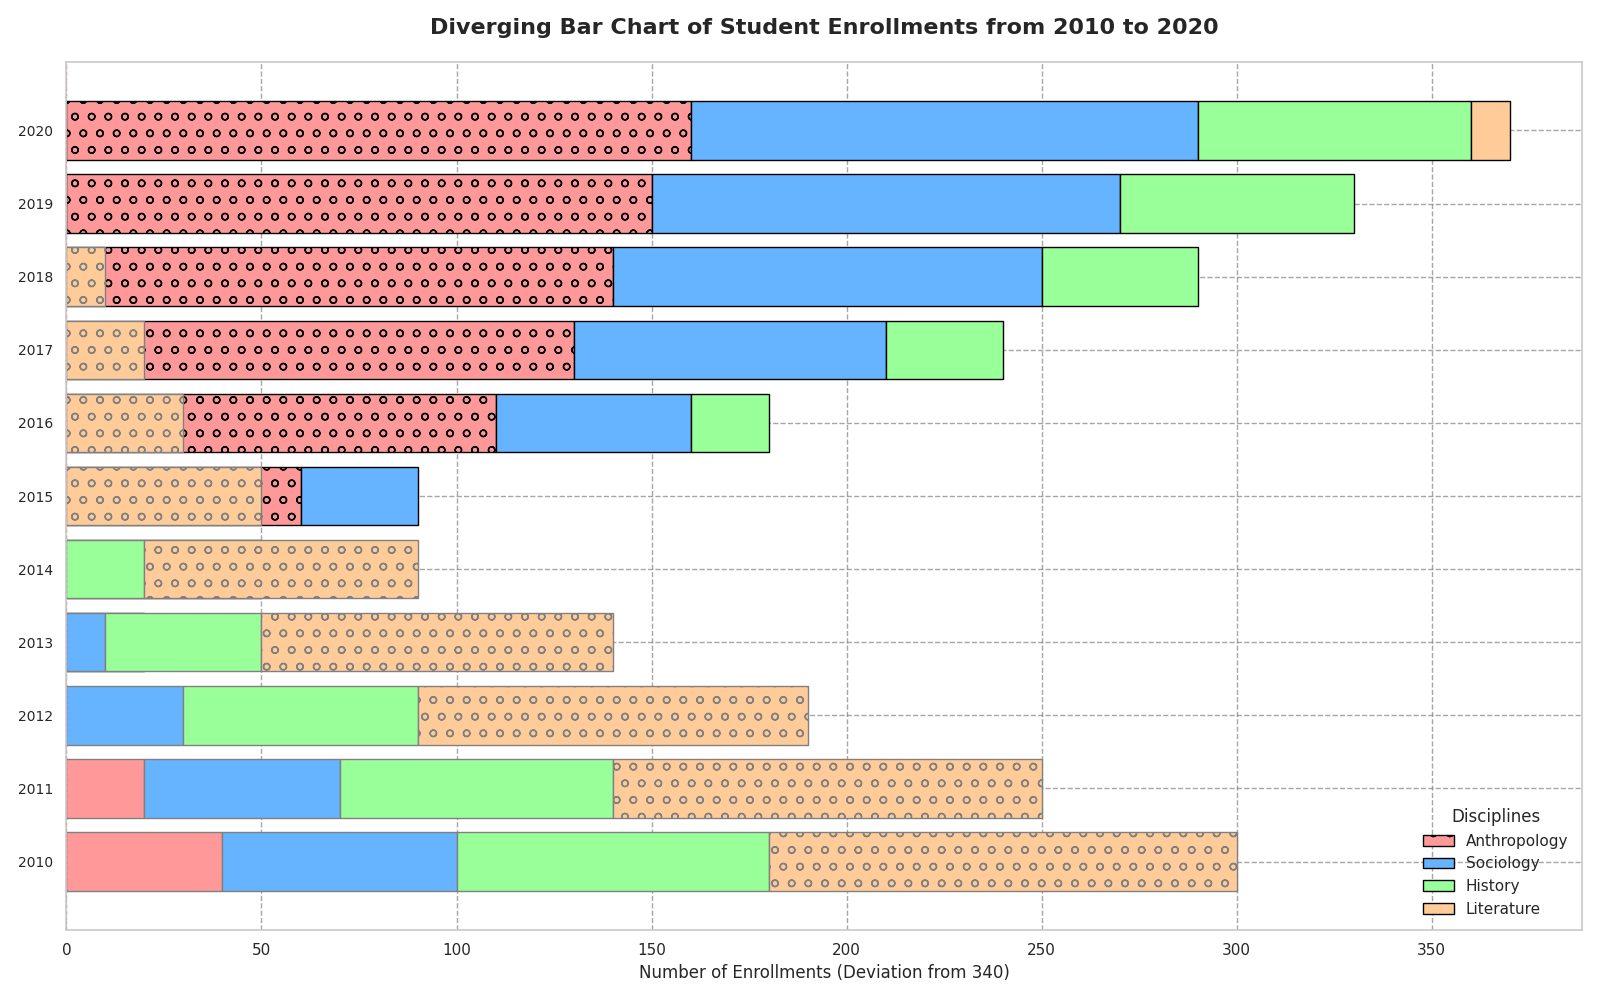

Python code for this plot:
import matplotlib.pyplot as plt
import numpy as np

years = np.arange(2010, 2021)

enrollments = {
    "Anthropology": [300, 320, 340, 360, 380, 400, 450, 470, 480, 490, 500],
    "Sociology": [280, 290, 310, 330, 350, 370, 390, 420, 450, 460, 470],
    "History": [260, 270, 280, 300, 320, 340, 360, 370, 380, 400, 410],
    "Literature": [220, 230, 240, 250, 270, 290, 310, 320, 330, 340, 350],
}

colors = ['#ff9999', '#66b3ff', '#99ff99', '#ffcc99']

fig, ax = plt.subplots(figsize=(16, 10))

x = np.arange(len(years))

neg_offsets = np.zeros_like(years)
pos_offsets = np.zeros_like(years)

marker_styles = ['o', 'v', '^', '<']

for i, (discipline, counts) in enumerate(enrollments.items()):
    pos_bars = np.array(counts) > 340
    ax.barh(x[pos_bars], np.array(counts)[pos_bars] - 340, left=pos_offsets[pos_bars], 
            color=colors[i], label=discipline, edgecolor='black', hatch=marker_styles[i % len(marker_styles)])
    pos_offsets[pos_bars] += np.array(counts)[pos_bars] - 340

    ax.barh(x[~pos_bars], 340 - np.array(counts)[~pos_bars], left=neg_offsets[~pos_bars], 
            color=colors[i], edgecolor='grey', hatch=marker_styles[(i+1) % len(marker_styles)])
    neg_offsets[~pos_bars] += 340 - np.array(counts)[~pos_bars]

ax.axvline(0, color='red', linestyle=':', linewidth=1.5)
ax.grid(visible=True, linestyle='--', color='grey', alpha=0.7)

ax.set_title("Diverging Bar Chart of Student Enrollments from 2010 to 2020", fontsize=16, fontweight='bold', pad=20)
ax.set_xlabel("Number of Enrollments (Deviation from 340)", fontsize=12)
ax.set_yticks(x)
ax.set_yticklabels(years, fontsize=10)

ax.legend(title="Disciplines", loc='lower right', frameon=False)

plt.tight_layout()
plt.show()
